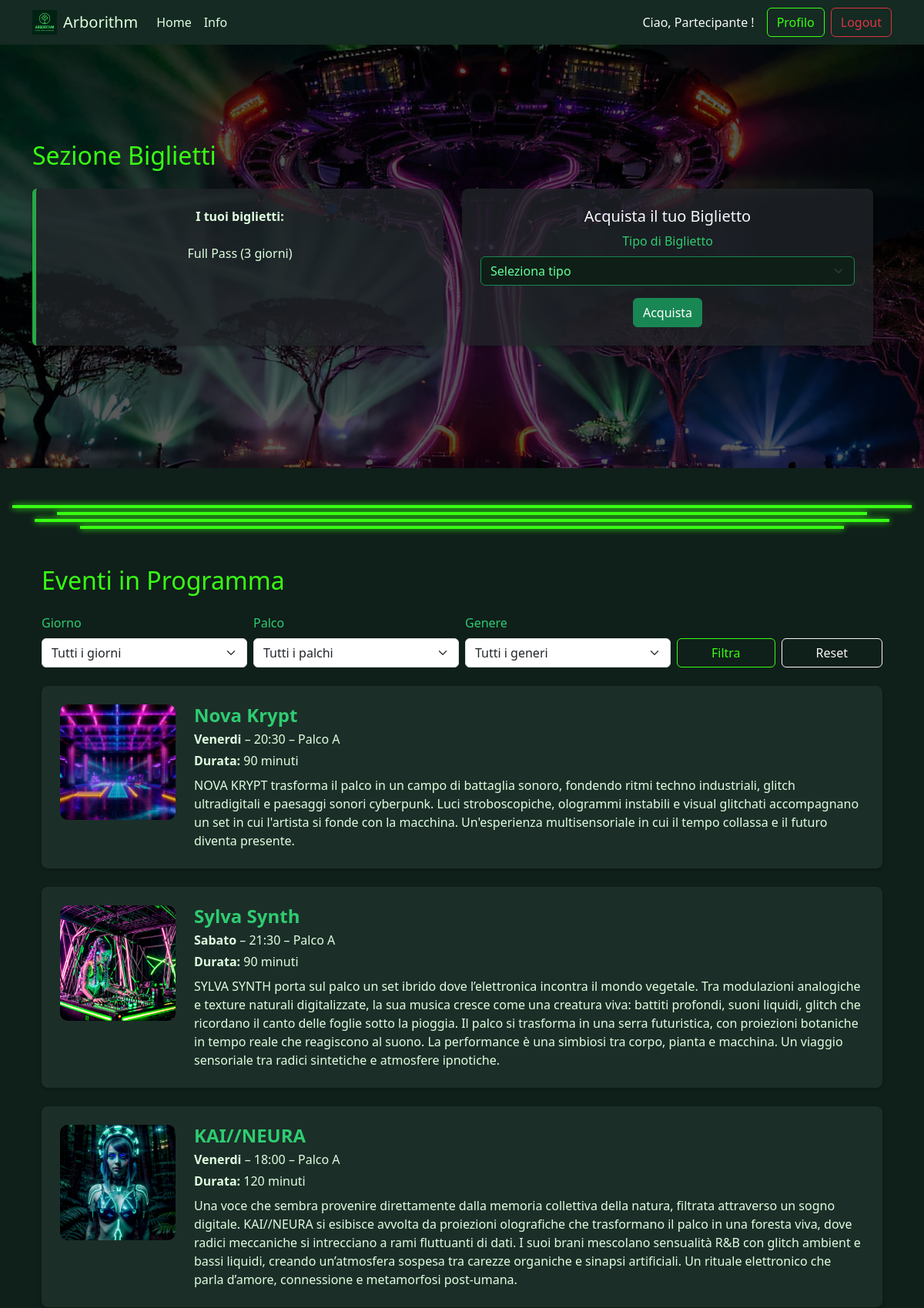
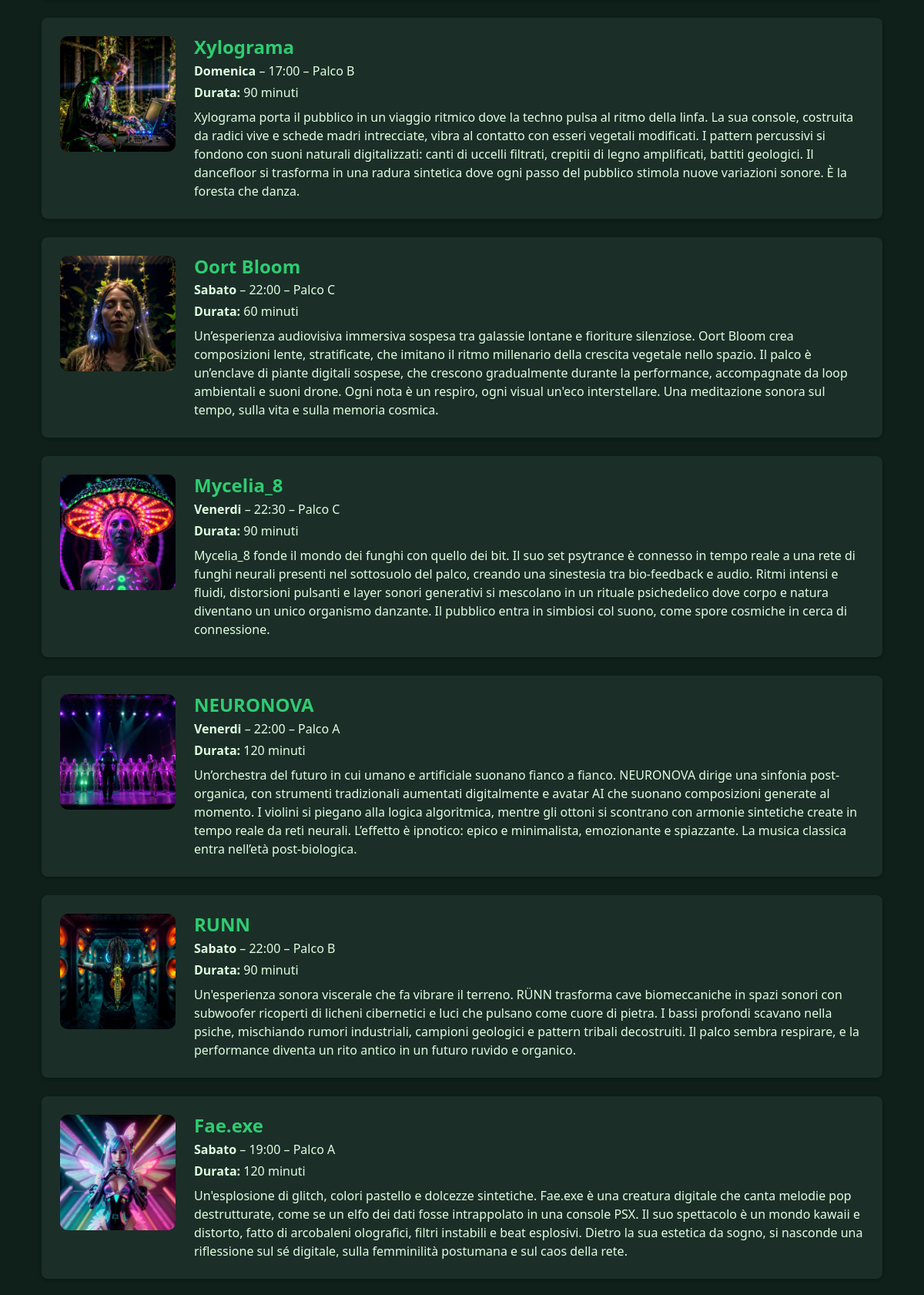
/partecipante (signed in, upper part), run on the app's committed database (2 pictures, top to bottom).
### tables this page shows
CREATE TABLE tickets (
            id INTEGER PRIMARY KEY AUTOINCREMENT,
            user_id INTEGER NOT NULL,
            tipo TEXT CHECK(tipo IN ('giornaliero', 'due_giorni', 'full')) NOT NULL,
            giorno_inizio TEXT,         -- 'venerdi', 'sabato', 'domenica' (per daily e per due giorni)
            giorno_fine TEXT,           -- 'venerdi', 'sabato', 'domenica' (per two days e full)
            data_acquisto DATETIME DEFAULT CURRENT_TIMESTAMP,
            FOREIGN KEY(user_id) REFERENCES users(id)
        );

CREATE TABLE immagini (
            id INTEGER PRIMARY KEY AUTOINCREMENT,
            performance_id INTEGER NOT NULL,
            file_path TEXT NOT NULL,
            FOREIGN KEY (performance_id) REFERENCES performance(id) ON DELETE CASCADE
        );

CREATE TABLE performance (
  id INTEGER PRIMARY KEY AUTOINCREMENT,
  artista TEXT NOT NULL,
  giorno TEXT CHECK(giorno IN ('venerdi', 'sabato', 'domenica')) NOT NULL,
  orario_inizio TEXT NOT NULL, -- formato 'YYYY-MM-DD HH:MM:SS'
  durata INTEGER NOT NULL, -- in minuti
  descrizione TEXT NOT NULL,
  palco TEXT CHECK(palco IN ('A', 'B', 'C')) NOT NULL,
  genere TEXT NOT NULL,
  pubblicata BOOLEAN NOT NULL DEFAULT 0,
  organizzatore_id INTEGER NOT NULL,
  UNIQUE(artista),
  FOREIGN KEY (organizzatore_id) REFERENCES users(id)
);

### app.py (the view, shortened to what this page needs)
@app.route("/partecipante", methods=["GET", "POST"])
@login_required(role="partecipante")
def participant_tickets():
    user_id = session["user_id"]
    tickets = db.get_tickets_by_user(user_id)
    giorni_coperti = set()
    for t in tickets:
        giorni_coperti.add(t["giorno_inizio"])
        if t["giorno_fine"]:
            giorni_coperti.add(t["giorno_fine"])
    tutti_giorni = {"venerdi", "sabato", "domenica"}
    giorni_disponibili = tutti_giorni - giorni_coperti
    has_full = any(t["tipo"] == "full" for t in tickets)
    disable_full = len(tickets) > 0
    disable_giornaliero = has_full or len(giorni_disponibili) == 0
    disable_due_giorni = True
    if "venerdi" in giorni_disponibili and "sabato" in giorni_disponibili:
        disable_due_giorni = False
    if "sabato" in giorni_disponibili and "domenica" in giorni_disponibili:
        disable_due_giorni = False
    giorno = request.args.get("giorno")
    palco = request.args.get("palco")
    genere = request.args.get("genere")
    eventi = db.get_eventi_filtrati(giorno, palco, genere)
    generi = db.get_generi_unici()
    posti_venerdi = db.count_tickets_for_day("venerdi")
    posti_sabato  = db.count_tickets_for_day("sabato")
    posti_domenica= db.count_tickets_for_day("domenica")
    return render_template(
        "partecipanti.html",
        tickets=tickets,
        giorni_coperti=giorni_coperti,
        disable_full=disable_full,
        disable_giornaliero=disable_giornaliero,
        disable_due_giorni=disable_due_giorni,
        posti={
            "venerdi": posti_venerdi,
            "sabato": posti_sabato,
            "domenica": posti_domenica
        },
        eventi_pubblici=eventi,
        generi=generi
    )

### app.py (called while the page is built)
@app.context_processor
def inject_tickets():
    tickets = []
    if "user_id" in session:
        user_id = session["user_id"]
        tickets = db.get_tickets_by_user(user_id)
    return dict(tickets=tickets)

def login_required(role=None):
    def wrapper(f):
        @wraps(f)
        def decorated(*args, **kwargs):
            if "user_id" not in session:
                flash("Devi fare login per accedere.", "warning")
                return redirect(url_for("index"))
            if role and session.get("ruolo") != role:
                flash("Non hai i permessi per accedere a questa pagina.", "danger")
                return redirect(url_for("index"))
            return f(*args, **kwargs)
        return decorated
    return wrapper

### db.py (called while the page is built)
def connect_db():
    conn = sqlite3.connect(DB_PATH)
    conn.row_factory = sqlite3.Row
    return conn

def get_tickets_by_user(user_id):
    conn = connect_db()
    rows = conn.execute(
        "SELECT * FROM tickets WHERE user_id = ?", (user_id,)
    ).fetchall()
    conn.close()
    return [dict(r) for r in rows]

def count_tickets_for_day(giorno):
    conn = connect_db()
    q = """
      SELECT COUNT(*) as cnt FROM tickets
      WHERE
        (tipo = 'giornaliero' AND giorno_inizio = ?)
        OR
        (tipo = 'due_giorni' AND (giorno_inizio = ? OR giorno_fine = ?))
        OR
        (tipo = 'full')
    """
    cur = conn.execute(q, (giorno, giorno, giorno))
    cnt = cur.fetchone()["cnt"]
    conn.close()
    return cnt

def get_eventi_filtrati(giorno=None, palco=None, genere=None):
    conn = connect_db()
    query = """
        SELECT performance.*, immagini.file_path AS immagine
        FROM performance
        LEFT JOIN immagini
            ON immagini.id = (
                SELECT id FROM immagini
                WHERE performance_id = performance.id
                ORDER BY id ASC
                LIMIT 1
            )
        WHERE pubblicata = 1
    """
    params = []
    if giorno:
        query += " AND giorno = ?"
        params.append(giorno)
    if palco:
        query += " AND palco = ?"
        params.append(palco)
    if genere:
        query += " AND genere = ?"
        params.append(genere)
    eventi = conn.execute(query, params).fetchall()
    conn.close()
    return eventi

### templates/partecipanti.html (shortened to what this page needs)
{% extends "base.html" %}
{% block content %}
<section class="hero position-relative text-white" id="bigliettiHero">
  <div class="obscure position-absolute top-0 start-0 w-100 h-100"></div>
  <div class="container position-relative d-flex flex-column justify-content-center align-items-start" style="z-index: 2; height: 100%;">
    <h2 class="mb-4 titoloPaginaPersonale">Sezione Biglietti</h2>
    <div class="row w-100">
    <div class="col-md-6 mb-4">
      {% if tickets %}
        <div class="ticket-info-box bg-dark bg-opacity-75 p-4 rounded h-100">
          <strong>I tuoi biglietti:</strong><br><br>
          {% for t in tickets %}
            <div class="mb-2">
              {% if t['tipo'] == 'giornaliero' %}
                Giornaliero: <strong>{{ t['giorno_inizio'].capitalize() }}</strong>
              {% elif t['tipo'] == 'due_giorni' %}
                Pass 2 Giorni (<strong>{{ t['giorno_inizio'].capitalize() }}–{{ t['giorno_fine'].capitalize() }}</strong>)
              {% else %}
                Full Pass (3 giorni)
              {% endif %}
            </div>
          {% endfor %}
        </div>
      {% else %}
        <div class="ticket-info-box bg-dark bg-opacity-75 p-4 rounded h-100">
          <em>Nessun biglietto acquistato.</em>
        </div>
      {% endif %}
    </div>
    <div class="col-md-6 mb-4">
      <div class="card p-4 bg-dark bg-opacity-75 text-light h-100">
        <h5>Acquista il tuo Biglietto</h5>
        <form method="POST" action="{{ url_for('participant_tickets') }}">
        <div class="mb-3">
          <label class="form-label">Tipo di Biglietto</label>
          <select name="tipo" id="tipoSelect" class="form-select form-select-success" required>
            <option value="" disabled selected>Seleziona tipo</option>
          </select>
        </div>
        <button type="submit" class="btn btn-success">Acquista</button>
      </form>
    </div>
  </div>
  </div>
</section>
<div class="glitch-separator my-5 px-3">
  <div class="glitch-line" style="width: 100%;"></div>
  <div class="glitch-line" style="width: 90%; margin-left: 5%;"></div>
  <div class="glitch-line" style="width: 95%; margin-left: 2.5%;"></div>
  <div class="glitch-line" style="width: 85%; margin-left: 7.5%;"></div>
</div>
<div class="container pb-5">
{% include "_eventi_filtrati.html" %}
</div>
{% endblock %}

### templates/_eventi_filtrati.html (shortened to what this page needs)
<section id="lineup">
  <div class="container">
    <h5 class="cyber-title2 mb-4">Eventi in Programma</h5>
    <form method="GET" class="mb-4">
    <div class="row g-2 align-items-end">
        <div class="col-md-3">
        <label for="filtro-giorno" class="form-label">Giorno</label>
        <select name="giorno" id="filtro-giorno" class="form-select">
            <option value="">Tutti i giorni</option>
        </select>
        </div>
        <div class="col-md-3">
        <label for="filtro-palco" class="form-label">Palco</label>
        <select name="palco" id="filtro-palco" class="form-select">
            <option value="">Tutti i palchi</option>
        </select>
        </div>
        <div class="col-md-3">
        <label for="filtro-genere" class="form-label">Genere</label>
        <select name="genere" id="filtro-genere" class="form-select">
            <option value="">Tutti i generi</option>
        </select>
        </div>
        <div class="col-md-3 d-flex gap-2">
        <button type="submit" class="btn btn_fluo btn-outline-success flex-fill">Filtra</button>
        <a href="{{ request.path }}" class="btn btn-outline-light flex-fill">Reset</a>
        </div>
    </div>
    </form>
    <div class="row gy-4">
      {% for evento in eventi_pubblici %}
        <div class="col-12">
          <a href="{{ url_for('dettaglio_evento', id=evento['id']) }}" class="text-decoration-none">
            <div class="card event-card p-4">
              <div class="d-flex flex-column flex-md-row align-items-start">
                <div class="event-img-container me-md-4 mb-3 mb-md-0">
                  {% if evento["immagine"] %}
                    <img src="{{ url_for('static', filename=evento['immagine']) }}" class="event-img">
                  {% else %}
                    <img src="{{ url_for('static', filename='default.jpg') }}" class="event-img">
                  {% endif %}
                </div>
                <div>
                  <h4 class="evento-artista mb-1">{{ evento['artista'] }}</h4>
                  <p class="mb-1">
                    <strong>{{ evento['giorno'].capitalize() }}</strong> –
                    {{ evento['orario_inizio'][11:16] }} –
                    Palco {{ evento['palco'] }}
                  </p>
                  <p class="mb-2"><strong>Durata:</strong> {{ evento['durata'] }} minuti</p>
                  <p class="mb-0">{{ evento['descrizione'] }}</p>
                </div>
              </div>
            </div>
          </a>
        </div>
      {% else %}
        <div class="col-12 text-center py-5">
          <h5 class="no-result">Nessun risultato trovato</h5>
          <p class="no-result">Prova a modificare i filtri.</p>
        </div>
      {% endfor %}
    </div>
  </div>
</section>

### static/style.css (style rules this page uses)
body { background-color: #0f1f1a; color: #dfffe0; font-family: 'Segoe UI', sans-serif; }
.form-select-success { background-color: #0f1f17; color: #66ff99; border: 1px solid #198754; }
.hero { background: linear-gradient(rgba(15, 31, 26, 0.7), rgba(15, 31, 26, 0.8)), url('HomeForest.jpg') center/cover; height: 70vh; display: flex; align-items: center; justify-content: center; text-align: center; }
.obscure { background-color: rgba(0, 0, 0, 0.65); z-index: 1; }
.glitch-separator { display: flex; flex-direction: column; gap: 5px; }
.glitch-line { height: 4px; background: #39ff14; box-shadow: 0 0 8px #39ff14; animation: glitchMove 2s infinite ease-in-out alternate; }
.cyber-title2 { color: #39ff14; font-size: 2rem; }
.evento-artista { color: #2ecc71; font-weight: 600; }
form label.form-label { color: #2ecc71; font-weight: 500; }
.event-card { background-color: #1c2e28; border: none; color: #dfffe0; }
.ticket-info-box { background-color: #1c3429; color: #dfffe0; padding: 1.5rem; border-left: 5px solid #28a745; border-radius: 8px; margin-bottom: 1.5rem; box-shadow: 0 2px 4px rgba(0, 0, 0, 0.2); font-size: 1rem; }
.card { background-color: #1c2e28; color: #dfffe0; border: none; border-radius: 8px; box-shadow: 0 2px 4px rgba(0, 0, 0, 0.2); }
.event-img-container { width: 150px; height: 150px; flex-shrink: 0; }
.event-img { width: 100%; height: 100%; object-fit: cover; border-radius: 10px; }
.titoloPaginaPersonale { color: #39ff14; }
.btn_fluo { border-color: #39ff14; color:#39FF14; background-color: transparent; }

### data on the page
tickets: tipo "Full Pass (3 giorni)"
immagini: file_path (picture), artista "Nova Krypt", giorno "Venerdi", orario_inizio "20:30", palco "A", durata "90", descrizione "NOVA KRYPT trasforma il palco in un campo di battaglia sonoro, fondendo ritmi techno industriali, glitch ultradigitali e paesaggi sonori cyberpunk. Luci stroboscopiche, ologrammi instabili e visual glitchati accompagnano un set in cui l'artista si fonde con la macchina. Un'esperienza multisensoriale in cui il tempo collassa e il futuro diventa presente."
immagini: file_path (picture), artista "Sylva Synth", giorno "Sabato", orario_inizio "21:30", palco "A", durata "90", descrizione "SYLVA SYNTH porta sul palco un set ibrido dove l’elettronica incontra il mondo vegetale. Tra modulazioni analogiche e texture naturali digitalizzate, la sua musica cresce come una creatura viva: battiti profondi, suoni liquidi, glitch che ricordano il canto delle foglie sotto la pioggia. Il palco si trasforma in una serra futuristica, con proiezioni botaniche in tempo reale che reagiscono al suono. La performance è una simbiosi tra corpo, pianta e macchina. Un viaggio sensoriale tra radici sintetiche e atmosfere ipnotiche."
immagini: file_path (picture), artista "KAI//NEURA", giorno "Venerdi", orario_inizio "18:00", palco "A", durata "120", descrizione "Una voce che sembra provenire direttamente dalla memoria collettiva della natura, filtrata attraverso un sogno digitale. KAI//NEURA si esibisce avvolta da proiezioni olografiche che trasformano il palco in una foresta viva, dove radici meccaniche si intrecciano a rami fluttuanti di dati. I suoi brani mescolano sensualità R&B con glitch ambient e bassi liquidi, creando un’atmosfera sospesa tra carezze organiche e sinapsi artificiali. Un rituale elettronico che parla d’amore, connessione e metamorfosi post-umana."
immagini: file_path (picture), artista "Xylograma", giorno "Domenica", orario_inizio "17:00", palco "B", durata "90", descrizione "Xylograma porta il pubblico in un viaggio ritmico dove la techno pulsa al ritmo della linfa. La sua console, costruita da radici vive e schede madri intrecciate, vibra al contatto con esseri vegetali modificati. I pattern percussivi si fondono con suoni naturali digitalizzati: canti di uccelli filtrati, crepitii di legno amplificati, battiti geologici. Il dancefloor si trasforma in una radura sintetica dove ogni passo del pubblico stimola nuove variazioni sonore. È la foresta che danza."
immagini: file_path (picture), artista "Oort Bloom", giorno "Sabato", orario_inizio "22:00", palco "C", durata "60", descrizione "Un’esperienza audiovisiva immersiva sospesa tra galassie lontane e fioriture silenziose. Oort Bloom crea composizioni lente, stratificate, che imitano il ritmo millenario della crescita vegetale nello spazio. Il palco è un’enclave di piante digitali sospese, che crescono gradualmente durante la performance, accompagnate da loop ambientali e suoni drone. Ogni nota è un respiro, ogni visual un'eco interstellare. Una meditazione sonora sul tempo, sulla vita e sulla memoria cosmica."
immagini: file_path (picture), artista "Mycelia_8", giorno "Venerdi", orario_inizio "22:30", palco "C", durata "90", descrizione "Mycelia_8 fonde il mondo dei funghi con quello dei bit. Il suo set psytrance è connesso in tempo reale a una rete di funghi neurali presenti nel sottosuolo del palco, creando una sinestesia tra bio-feedback e audio. Ritmi intensi e fluidi, distorsioni pulsanti e layer sonori generativi si mescolano in un rituale psichedelico dove corpo e natura diventano un unico organismo danzante. Il pubblico entra in simbiosi col suono, come spore cosmiche in cerca di connessione."
immagini: file_path (picture), artista "NEURONOVA", giorno "Venerdi", orario_inizio "22:00", palco "A", durata "120", descrizione "Un’orchestra del futuro in cui umano e artificiale suonano fianco a fianco. NEURONOVA dirige una sinfonia post-organica, con strumenti tradizionali aumentati digitalmente e avatar AI che suonano composizioni generate al momento. I violini si piegano alla logica algoritmica, mentre gli ottoni si scontrano con armonie sintetiche create in tempo reale da reti neurali. L’effetto è ipnotico: epico e minimalista, emozionante e spiazzante. La musica classica entra nell’età post-biologica."
immagini: file_path (picture), artista "RUNN", giorno "Sabato", orario_inizio "22:00", palco "B", durata "90", descrizione "Un'esperienza sonora viscerale che fa vibrare il terreno. RÜNN trasforma cave biomeccaniche in spazi sonori con subwoofer ricoperti di licheni cibernetici e luci che pulsano come cuore di pietra. I bassi profondi scavano nella psiche, mischiando rumori industriali, campioni geologici e pattern tribali decostruiti. Il palco sembra respirare, e la performance diventa un rito antico in un futuro ruvido e organico."
immagini: file_path (picture), artista "Fae.exe", giorno "Sabato", orario_inizio "19:00", palco "A", durata "120", descrizione "Un'esplosione di glitch, colori pastello e dolcezze sintetiche. Fae.exe è una creatura digitale che canta melodie pop destrutturate, come se un elfo dei dati fosse intrappolato in una console PSX. Il suo spettacolo è un mondo kawaii e distorto, fatto di arcobaleni olografici, filtri instabili e beat esplosivi. Dietro la sua estetica da sogno, si nasconde una riflessione sul sé digitale, sulla femminilità postumana e sul caos della rete."

### other printed values
{{ session['ruolo'].capitalize() }} "Partecipante"
